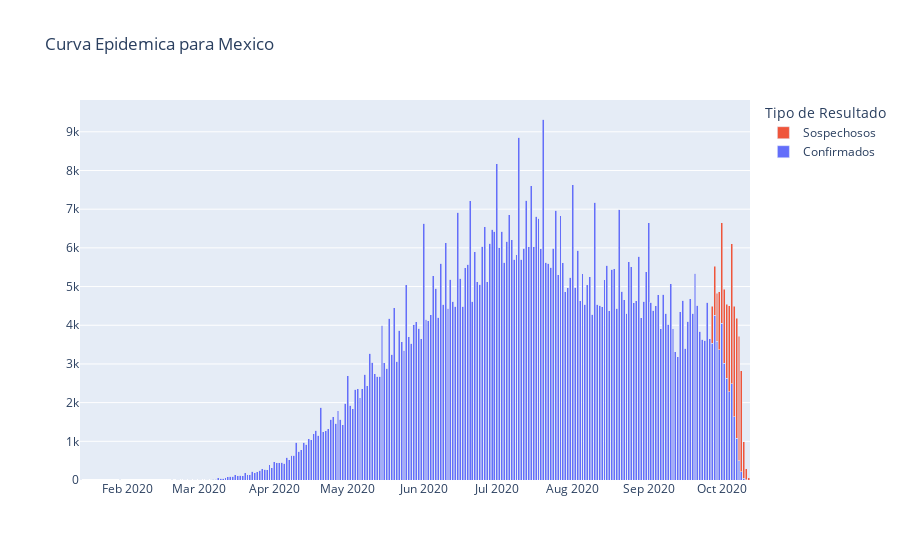

Notebook code cell kept with this figure:
### Markdown cell above
## Confirmados + Sospechosos por fecha de Inicio de Sintomas en Mexico

### Code cell
df = df_mx

df = df.loc[(df['RESULTADO_LAB'] == 1) | (df['RESULTADO_LAB'] == 3)] # resultado = positivo SARS-COV-2 o Pendiente

df = df[['FECHA_SINTOMAS','RESULTADO_LAB']]

df.loc[df['RESULTADO_LAB'] == 1, 'CONFIRMADO'] = ['1']
df.loc[df['RESULTADO_LAB'] == 3, 'SOSPECHOSO'] = ['1']
df_by_date = df.groupby("FECHA_SINTOMAS",as_index=False).count()
df_by_date

fig = go.Figure(data=[
    go.Bar(name='Confirmados', x=df_by_date.FECHA_SINTOMAS, y=df_by_date.CONFIRMADO),
    go.Bar(name='Sospechosos', x=df_by_date.FECHA_SINTOMAS, y=df_by_date.SOSPECHOSO)
])
fig.update_layout(
    title="Curva Epidemica para Mexico",
    legend_title="Tipo de Resultado"
)

fig.update_layout(barmode='stack')
fig.show()

### Figure 1 — Plotly figure (JSON) as saved in the notebook; plotly's stock layout.template omitted (floating-point values rounded to 4 significant figures; data arrays with more than 128 entries replaced by an {"elided": "..."} marker saying what was removed)
{"data": [{"name": "Confirmados", "type": "bar", "x": {"elided": "238 str values"}, "y": {"elided": "238 int values"}}, {"name": "Sospechosos", "type": "bar", "x": {"elided": "238 str values"}, "y": {"elided": "238 int values"}}], "layout": {"barmode": "stack", "legend": {"title": {"text": "Tipo de Resultado"}}, "title": {"text": "Curva Epidemica para Mexico"}}}
